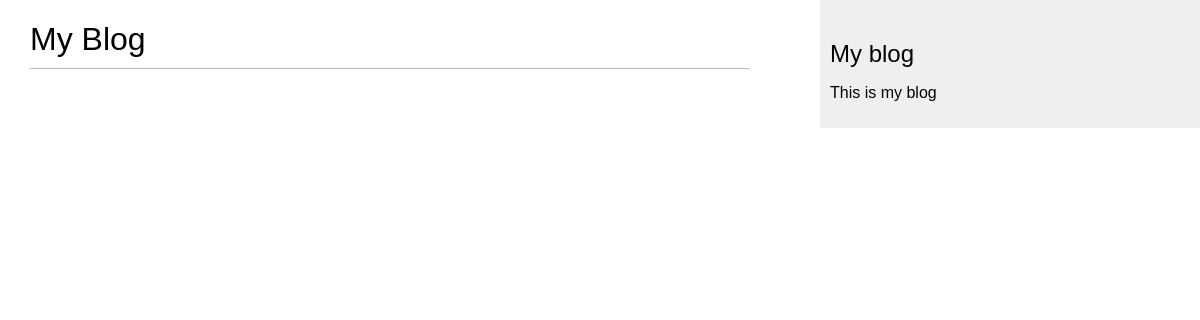
/blog/, run on an earlier commit of the app's database.
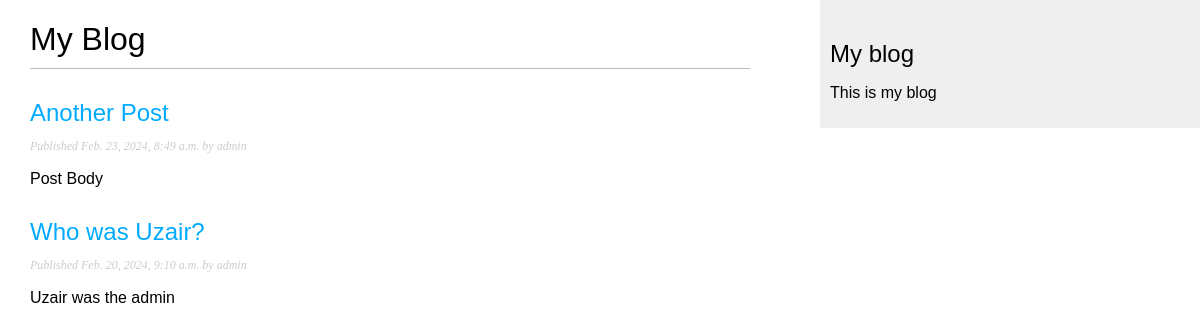
And on a later commit of the database.
### blog/models.py (models this page shows, shortened)
class Post(models.Model):
    class Status(models.TextChoices):
        DRAFT = 'DF' , 'Draft'
        PUBLISHED = 'PB' , 'Published'
    title = models.CharField(max_length = 250)
    slug = models.SlugField(max_length = 250)
    author = models.ForeignKey(User,
                               on_delete = models.CASCADE,
                               related_name = 'blog_posts')
    body = models.TextField()
    publish = models.DateTimeField(default = timezone.now)
    created = models.DateTimeField(auto_now_add = True)
    updated = models.DateTimeField(auto_now = True)
    status = models.CharField(max_length = 2,
                              choices = Status.choices,
                              default = Status.DRAFT)
    objects = models.Manager() #default manager
    published = PublishedManager() #custom manager
    class Meta:
        ordering = ['-publish']
        indexes = [
            models.Index(fields=['-publish']),
        ]

### blog/views.py (the view)
# urls.py: path('', views.post_list, name='post_list'),
def post_list(request):
    posts = Post.published.all()
    return render(request,
                  'blog/post/list.html',
                  {'posts' : posts})

### blog/models.py (called while the page is built)
    def get_queryset(self):
        return super().get_queryset()\
                    .filter(status=Post.Status.PUBLISHED)

### blog/templates/blog/post/list.html (shortened to what this page needs)
{% extends "blog/base.html" %}
{% block content %}
    <h1>My Blog</h1>
    {% for post in posts %}
        <h2>
            <a href="{% url "blog:post_detail" post.id %}">
                {{ post.title }}
            </a>
        </h2>
        <p class="date">
            Published {{ post.publish }} by {{ post.author }}
        </p>
        {{ post.body|truncatewords:30|linebreaks }}
    {% endfor %}
{% endblock content %}

### blog/templates/blog/base.html (shortened to what this page needs)
{% load static %}
<!DOCTYPE html>
<html lang="en">
<head>
    <link href="{% static "css/blog.css" %}" rel="stylesheet">
</head>
<body>
    <div id="content">
        {% block content %}
        {% endblock content %}
    </div>
    <div id = "sidebar">
        <h2>My blog</h2>
        <p>This is my blog</p>
    </div>
</body>
</html>

### blog/static/css/blog.css (style rules this page uses)
body { margin:0; padding:0; font-family:helvetica, sans-serif; }
a { color:#00abff; text-decoration:none; }
h1 { font-weight:normal; border-bottom:1px solid #bbb; padding:0 0 10px 0; }
h2 { font-weight:normal; margin:30px 0 0; }
#content { float:left; width:60%; padding:0 0 0 30px; }
#sidebar { float:right; width:30%; padding:10px; background:#efefef; height:100%; }
p.date { color:#ccc; font-family: georgia, serif; font-size: 12px; font-style: italic; }

What changed in the data, as far as the page shows it:
added Post: title "Another Post", publish "Feb. 23, 2024, 8:49 a.m.", author "admin", body "Post Body"
added Post: title "Who was Uzair?", publish "Feb. 20, 2024, 9:10 a.m.", author "admin", body "Uzair was the admin"
